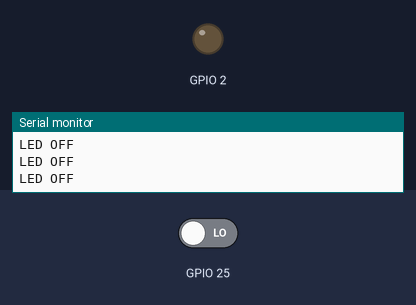
A sketch run on a simulated ESP32. On the bench: output pins drawn as LEDs (lit = HIGH), the last lines printed to the serial monitor. The inputs (shaded band) are chosen by the test bench; at power-on: GPIO 25 LOW.

Above: at 1.2 s.
1.3 s: GPIO 25 driven HIGH
At 2.3 s:
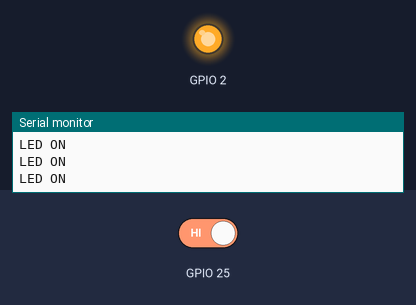
2.8 s: GPIO 25 driven LOW
At 3.5 s:
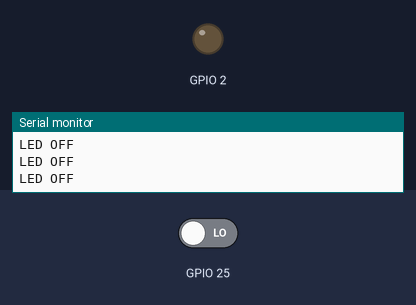
Timing chart, 0 to 5.8 s (numbered marks = the images above; inputs shaded):
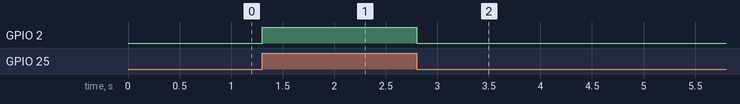

Measured:
- after the input at 1.3 s, GPIO 2: LOW → HIGH at once
- after the input at 2.8 s, GPIO 2: HIGH → LOW at once

The sketch:

IR_sensor.ino
```cpp
void setup() {
 pinMode(2,OUTPUT);
 pinMode(25,INPUT);
 Serial.begin(9600);

}

void loop() {
  int IR_status=digitalRead(25);
  if(IR_status== 1){
    digitalWrite(2,HIGH);
    Serial.println("LED ON");
    delay(10);
  }
else{
  digitalWrite(2,LOW);
  Serial.println("LED OFF");
  delay(10);
}
}
```
